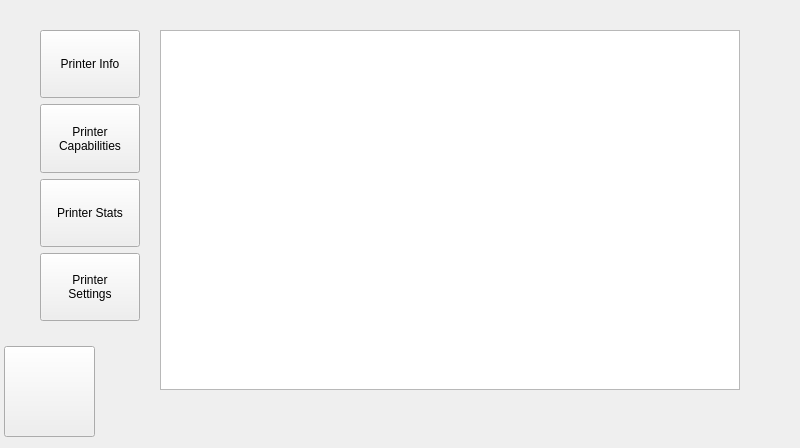
<?xml version="1.0" encoding="UTF-8"?>
<ui version="4.0">
 <class>InfoPage</class>
 <widget class="QDialog" name="InfoPage">
  <property name="geometry">
   <rect>
    <x>0</x>
    <y>0</y>
    <width>800</width>
    <height>448</height>
   </rect>
  </property>
  <property name="maximumSize">
   <size>
    <width>800</width>
    <height>448</height>
   </size>
  </property>
  <property name="windowTitle">
   <string>ControlWindow</string>
  </property>
  <widget class="QPushButton" name="Back">
   <property name="geometry">
    <rect>
     <x>4</x>
     <y>346</y>
     <width>91</width>
     <height>91</height>
    </rect>
   </property>
   <property name="maximumSize">
    <size>
     <width>100</width>
     <height>100</height>
    </size>
   </property>
   <property name="focusPolicy">
    <enum>Qt::NoFocus</enum>
   </property>
   <property name="text">
    <string/>
   </property>
   <property name="icon">
    <iconset>
     <normaloff>img/back.png</normaloff>img/back.png</iconset>
   </property>
   <property name="iconSize">
    <size>
     <width>100</width>
     <height>100</height>
    </size>
   </property>
  </widget>
  <widget class="QTextEdit" name="w_message_text">
   <property name="geometry">
    <rect>
     <x>160</x>
     <y>30</y>
     <width>580</width>
     <height>360</height>
    </rect>
   </property>
   <property name="sizePolicy">
    <sizepolicy hsizetype="Fixed" vsizetype="Expanding">
     <horstretch>0</horstretch>
     <verstretch>0</verstretch>
    </sizepolicy>
   </property>
   <property name="maximumSize">
    <size>
     <width>115200</width>
     <height>1000</height>
    </size>
   </property>
  </widget>
  <widget class="QWidget" name="widget" native="true">
   <property name="geometry">
    <rect>
     <x>40</x>
     <y>30</y>
     <width>112</width>
     <height>291</height>
    </rect>
   </property>
   <layout class="QVBoxLayout" name="verticalLayout_2">
    <property name="leftMargin">
     <number>0</number>
    </property>
    <property name="topMargin">
     <number>0</number>
    </property>
    <property name="rightMargin">
     <number>0</number>
    </property>
    <property name="bottomMargin">
     <number>0</number>
    </property>
    <item>
     <widget class="QPushButton" name="w_pushbutton_info">
      <property name="maximumSize">
       <size>
        <width>100</width>
        <height>100</height>
       </size>
      </property>
      <property name="focusPolicy">
       <enum>Qt::NoFocus</enum>
      </property>
      <property name="text">
       <string>Printer Info</string>
      </property>
     </widget>
    </item>
    <item>
     <widget class="QPushButton" name="w_pushbutton_capabilities">
      <property name="maximumSize">
       <size>
        <width>100</width>
        <height>100</height>
       </size>
      </property>
      <property name="focusPolicy">
       <enum>Qt::NoFocus</enum>
      </property>
      <property name="text">
       <string>Printer
Capabilities</string>
      </property>
     </widget>
    </item>
    <item>
     <widget class="QPushButton" name="w_pushbutton_stats">
      <property name="maximumSize">
       <size>
        <width>100</width>
        <height>100</height>
       </size>
      </property>
      <property name="focusPolicy">
       <enum>Qt::NoFocus</enum>
      </property>
      <property name="text">
       <string>Printer Stats</string>
      </property>
     </widget>
    </item>
    <item>
     <widget class="QPushButton" name="w_pushbutton_settings">
      <property name="maximumSize">
       <size>
        <width>100</width>
        <height>100</height>
       </size>
      </property>
      <property name="focusPolicy">
       <enum>Qt::NoFocus</enum>
      </property>
      <property name="text">
       <string>Printer
Settings</string>
      </property>
     </widget>
    </item>
   </layout>
  </widget>
 </widget>
 <resources/>
 <connections/>
</ui>
